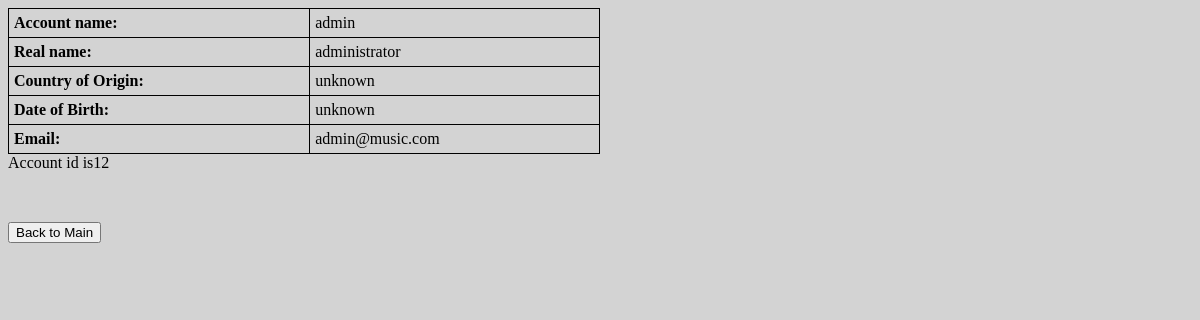
The app's page /viewAccount.php (signed in) with its own data.
### tables this page shows
CREATE TABLE `account` (
  `acc_id` int(11) NOT NULL,
  `acc_name` varchar(255) NOT NULL,
  `password` varchar(255) NOT NULL,
  `real_name` varchar(255) NOT NULL,
  `country` varchar(255) DEFAULT NULL,
  `birth_date` varchar(255) DEFAULT NULL,
  `email` varchar(255) NOT NULL
);

### viewAccount.php (the view)
<?php
	include_once("./connect.php");
?>
<!DOCTYPE html>
<html>
	<head>
	<link rel="stylesheet" href="styles.css">
	</head>
<body>
<?php
viewContent($db);
echo "Account id is". $_SESSION["accountID"];
function viewContent($db)
{
	$inQuery = "SELECT `acc_name`, `real_name`, `country`, `birth_date`, `email` FROM `account` WHERE (`acc_name`='" .$_SESSION["username"]. "' AND `password`='" .$_SESSION["password"] ."' AND `acc_id`='".$_SESSION["accountID"]."')";
	$runQuery = mysqli_query($db, $inQuery);
	while($row = mysqli_fetch_assoc($runQuery))
	{
		echo "<table border='1'style='width:50%'>";
		echo "<tr>";
		echo "<th>Account name:</th>";
		echo "<td>".$row["acc_name"]. "</td>";
		echo "</tr>";
		echo "<tr>";
		echo "<th>"."Real name:"."</th>";
		echo "<td>".$row["real_name"]. "</td>";
		echo "</tr>";
		echo "<tr>";
		echo "<th>"."Country of Origin:"."</th>";
		echo "<td>".$row["country"]. "</td>";
		echo "</tr>";
		echo "<tr>";
		echo "<th>"."Date of Birth:"."</th>";
		echo "<td>".$row["birth_date"]. "</td>";
		echo "</tr>";
		echo "<tr>";
		echo "<th>"."Email:"."</th>";
		echo "<td>".$row["email"]. "</td>";
		echo "</tr>";
		echo "</table>";
	}
}
?>
<form action="mainPage.php">
	<input type="submit" value="Back to Main" style="position:relative;left:0px;top:50px;">
</form>
</body>
</html>

### styles.css (style rules this page uses)
body { background-color: lightgrey; }
table, th, td { border: 1px solid black; border-collapse: collapse; }
th, td { padding: 5px; text-align: left; }

### records on screen
account: acc_name "admin", real_name "administrator", country "unknown", birth_date "unknown", email "admin@music.com"

### other values on screen
$_SESSION["accountID"] "12"
